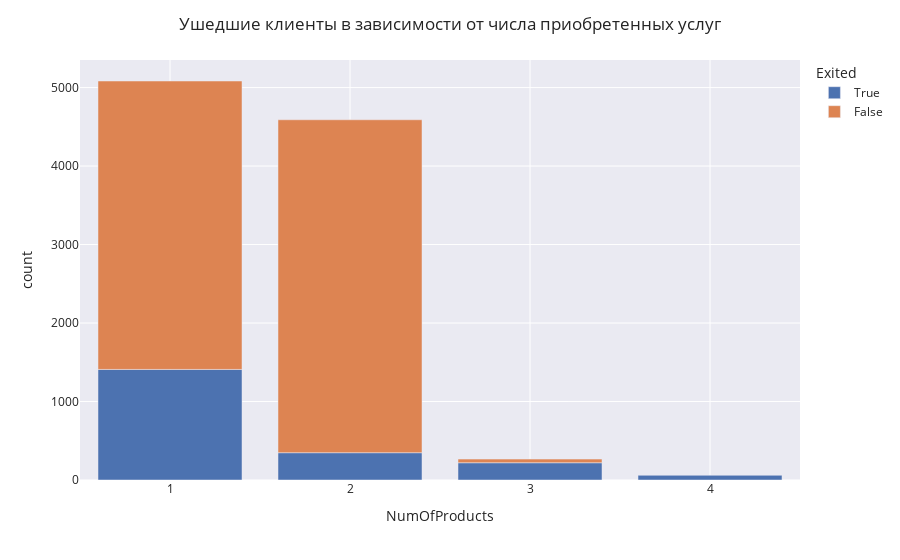

Notebook code cell kept with this figure:
### Markdown cell above
## Задание 7
Как отток клиентов зависит от числа приобретённых у банка услуг? Для ответа на этот вопрос постройте многоуровневую столбчатую диаграмму.

### Code cell
bar_data = churn_df.groupby(by="NumOfProducts", as_index=False)["Exited"].value_counts()
fig = px.bar(bar_data, x="NumOfProducts", y="count", color="Exited", 
             category_orders={"Exited": [1,0]}, template='seaborn')
fig.update_layout(title={
        'text': "Ушедшие клиенты в зависимости от числа приобретенных услуг"},
        xaxis = dict(
        tickmode = 'array',
        tickvals = [1, 2, 3, 4])
        )
fig.show()
fig.write_html("plotly/bar_7.html")

### Figure 1 — Plotly figure (JSON) as saved in the notebook; plotly's stock layout.template omitted (floating-point values rounded to 4 significant figures)
{"data": [{"alignmentgroup": "True", "hovertemplate": "Exited=True<br>NumOfProducts=%{x}<br>count=%{y}<extra></extra>", "legendgroup": "True", "marker": {"color": "rgb(76,114,176)", "pattern": {"shape": ""}}, "name": "True", "offsetgroup": "True", "orientation": "v", "showlegend": true, "textposition": "auto", "type": "bar", "x": [1, 2, 3, 4], "xaxis": "x", "y": [1409, 348, 220, 60], "yaxis": "y"}, {"alignmentgroup": "True", "hovertemplate": "Exited=False<br>NumOfProducts=%{x}<br>count=%{y}<extra></extra>", "legendgroup": "False", "marker": {"color": "rgb(221,132,82)", "pattern": {"shape": ""}}, "name": "False", "offsetgroup": "False", "orientation": "v", "showlegend": true, "textposition": "auto", "type": "bar", "x": [1, 2, 3], "xaxis": "x", "y": [3675, 4242, 46], "yaxis": "y"}], "layout": {"barmode": "relative", "legend": {"title": {"text": "Exited"}, "tracegroupgap": 0}, "margin": {"t": 60}, "title": {"text": "Ушедшие клиенты в зависимости от числа приобретенных услуг"}, "xaxis": {"anchor": "y", "domain": [0, 1], "tickmode": "array", "tickvals": [1, 2, 3, 4], "title": {"text": "NumOfProducts"}}, "yaxis": {"anchor": "x", "domain": [0, 1], "title": {"text": "count"}}}}
